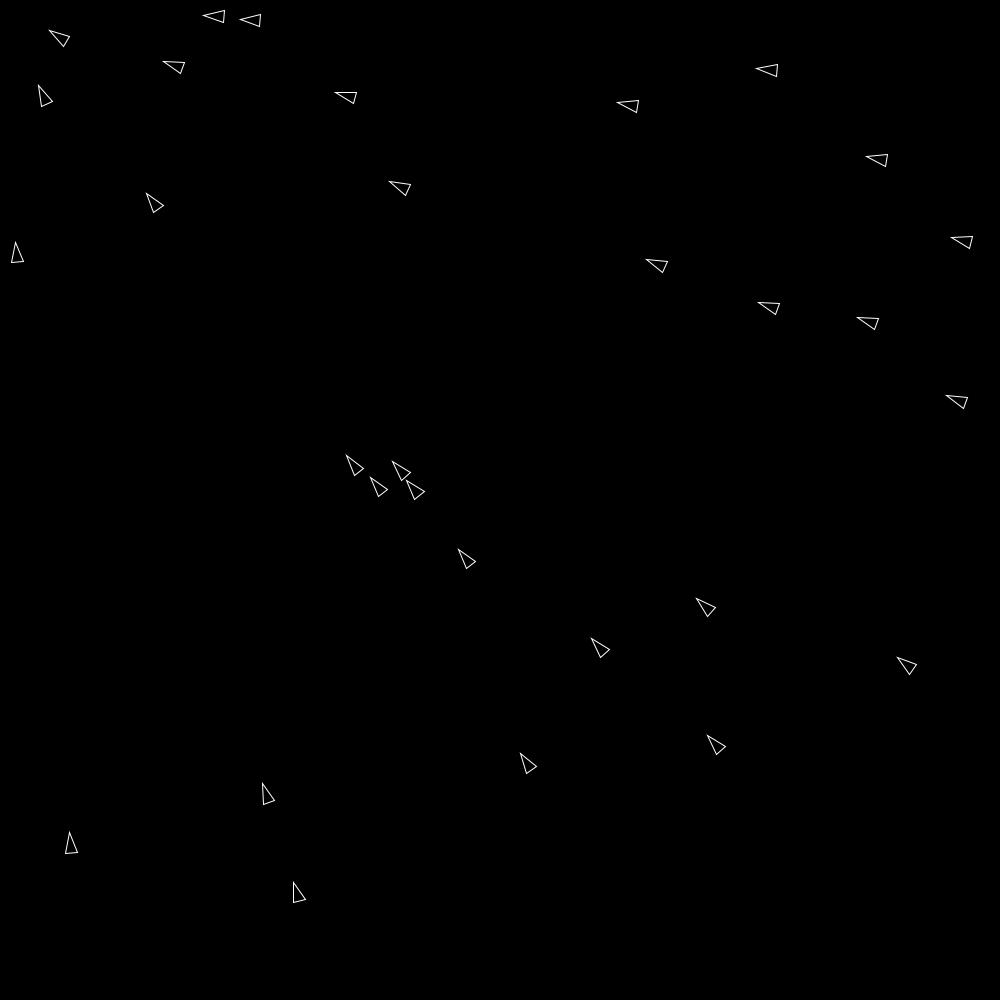
Frame 1 (no input)
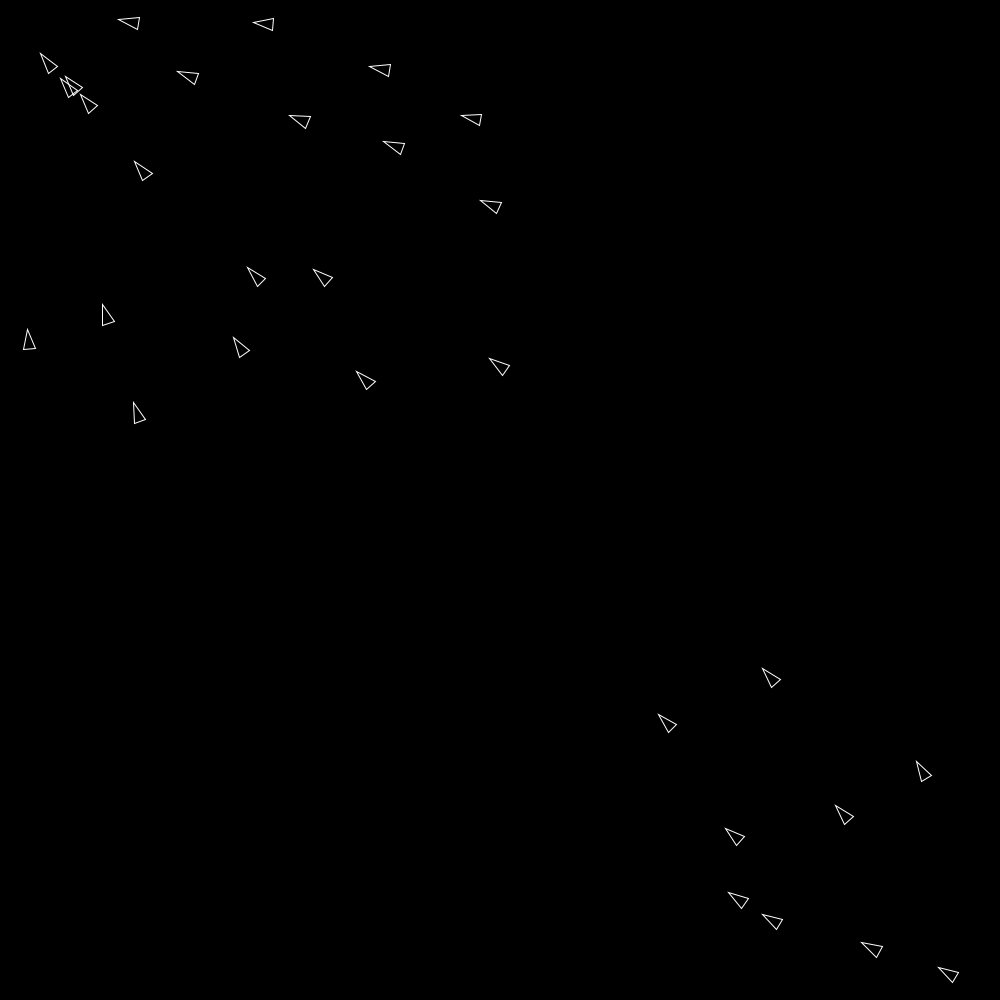
Frame 60 (the mouse pressed at the canvas centre just before this capture)
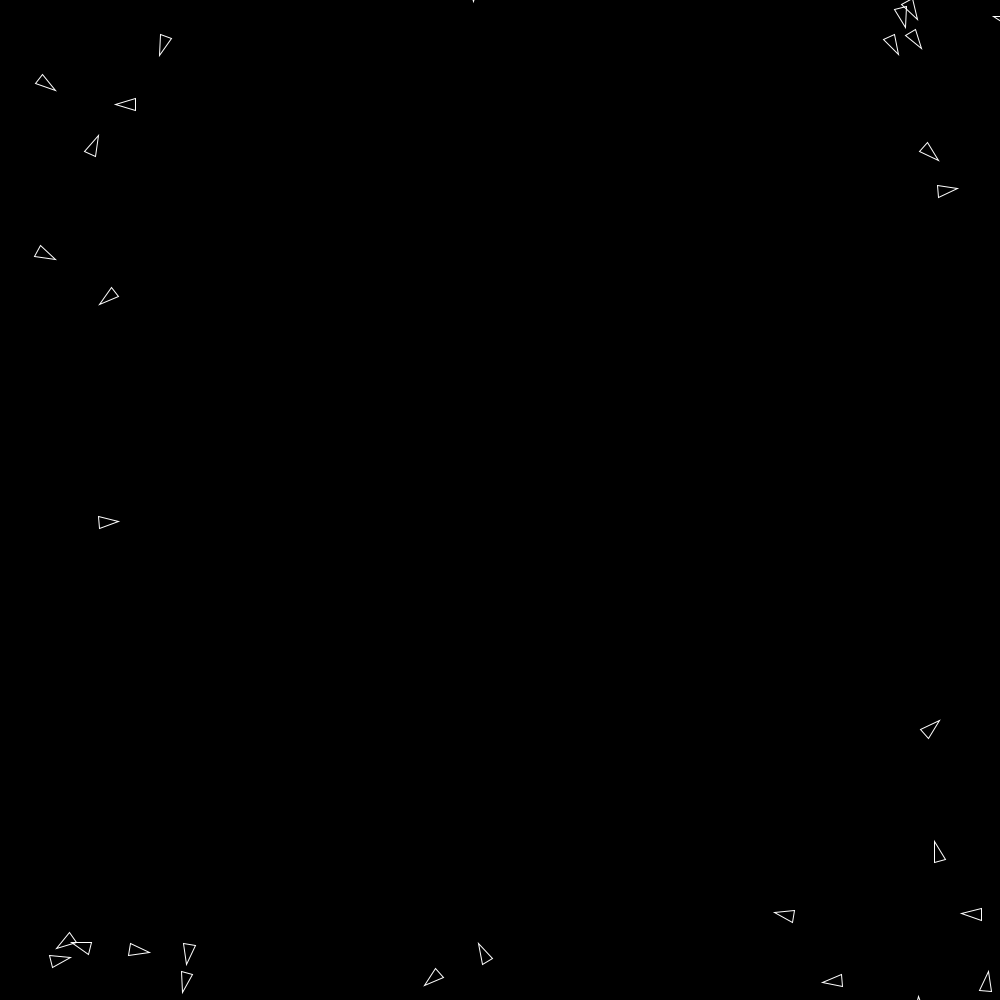
Frame 120 (the mouse held since frame 60 and released just before this capture)

The Processing sketch that drew these frames (run headless with seeded random() and noise(); from frame 60 on, the mouse is pressed at the canvas centre):

// Processing sketch: attractedTriangles
// ── attractedTriangles.pde
ArrayList<ball> balls = new ArrayList<ball>();
int numberOfBalls = 30;
int time = millis();

void setup() {
  size(1000, 1000);
  background(0, 0, 0);
  frameRate(30);
  stroke(10);
  stroke(255, 255, 255);
  noFill();
  for(int i = 0; i < numberOfBalls; i++) {
    ball b = new ball(12, 5, 20);
    balls.add(b);
  }

  
  time = millis();
}

void draw() {
  float elapsedTime = millis() - time;
  background(0, 0, 0);
  for(int i = 0; i < balls.size(); i++) {
     balls.get(i).update(elapsedTime);
     balls.get(i).draw();
  }
  time = millis();
}



class ball {
  PVector location;
  PVector direction;
  float topSpeed;
  float attraction;
  int size;
  ball(float Speed, float Attraction, int Size) {
    location = new PVector(random(width), random(height));
    direction = new PVector(0, 0);
    topSpeed = Speed;
    attraction = Attraction;
    size = Size;
  }
  
  void update(float elapsedTime) {
      PVector mouseDirection = new PVector(mouseX, mouseY);
      PVector dir = PVector.sub(mouseDirection, location);
      dir.normalize();
      dir.mult(0.5);
     
      
      direction.add(dir);
      
      println(direction.mag());
      direction.limit(topSpeed);
      if(mousePressed == false) {
        location.add(direction.copy().mult(elapsedTime / 33));
      }else{
        location.sub(direction.copy().mult(elapsedTime / 33));
      }
      checkEdges();
  }
  void checkEdges() {
    if (location.x > width) {
      location.x = 0;
    } else if (location.x < 0) {
      location.x = width;
    }
 
    if (location.y > height) {
      location.y = 0;
    }  else if (location.y < 0) {
      location.y = height;
    }
  }
  void draw() {
    PVector back = location.copy().add(direction.copy().normalize().mult(-size));
    PVector left = back.copy().add(direction.copy().normalize().rotate(HALF_PI).mult(size/3));
    PVector right = back.copy().add(direction.copy().normalize().rotate(HALF_PI).mult(-size/3));
    triangle(location.x, location.y, left.x, left.y, right.x, right.y);
  }
}
